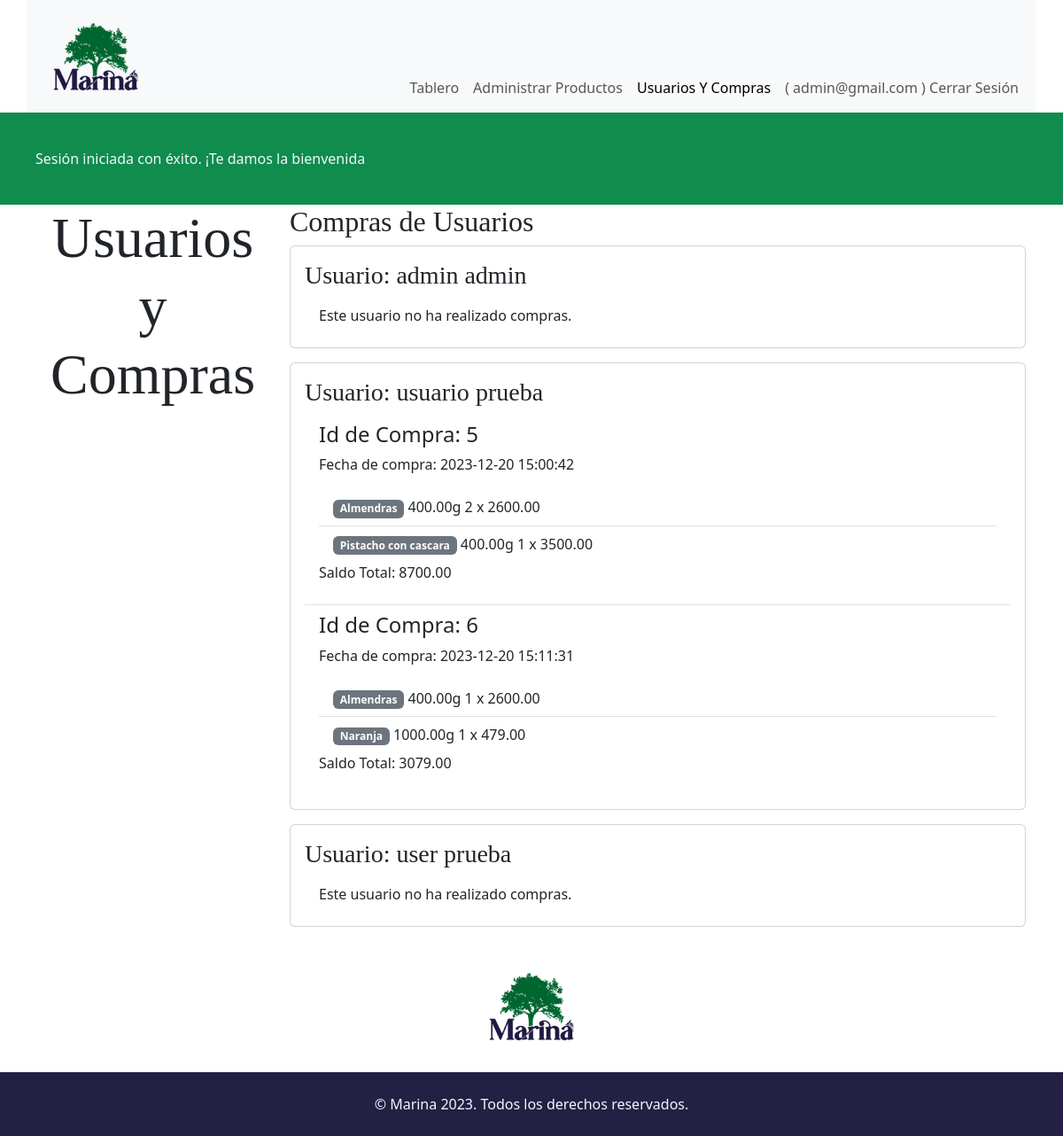
Page /sitio/admin/index.php?section=user-purchases-management (signed in) on the committed database.
### tables this page shows
CREATE TABLE `users` (
  `user_id` int(10) UNSIGNED NOT NULL,
  `role_fk` tinyint(3) UNSIGNED NOT NULL,
  `email` varchar(255) NOT NULL,
  `password` varchar(255) NOT NULL,
  `name` varchar(60) NOT NULL,
  `lastname` varchar(60) NOT NULL
);

CREATE TABLE `purchases` (
  `purchase_id` int(10) UNSIGNED NOT NULL,
  `user_fk` int(10) UNSIGNED NOT NULL,
  `total_amount` decimal(10,2) NOT NULL,
  `purchase_date` datetime NOT NULL
);

CREATE TABLE `purchase_details` (
  `detail_id` int(10) UNSIGNED NOT NULL,
  `purchases_fk` int(10) UNSIGNED NOT NULL,
  `products_fk` int(10) UNSIGNED NOT NULL,
  `quantity` int(11) NOT NULL,
  `price` decimal(10,2) NOT NULL
);

CREATE TABLE `products` (
  `product_id` int(10) UNSIGNED NOT NULL,
  `category_fk` tinyint(3) UNSIGNED NOT NULL,
  `user_fk` int(10) UNSIGNED NOT NULL,
  `name_product` varchar(200) DEFAULT NULL,
  `price` decimal(10,2) DEFAULT NULL,
  `weight` decimal(10,2) DEFAULT NULL,
  `detail_product` text DEFAULT NULL,
  `img` varchar(255) DEFAULT NULL,
  `img_description` varchar(255) DEFAULT NULL,
  `stock` int(11) DEFAULT NULL
);

### sitio/bootstrap/autoload.php (called while the page is built, shortened)
<?php
spl_autoload_register(function(string $className) {
    $className = substr($className, 4);
    $classFile = $className . '.php';
    $classPath = __DIR__ . '/../classes/' . $classFile;
});

### sitio/classes/Authentication/Authentication.php (called while the page is built, shortened)
<?php
class Authentication
{
    protected ?User $user = null;
    public function isAuthenticated(): bool
    {
        return isset($_SESSION['user_id']);
    }
    public function getId(): ?int
    {
        return $this->isAuthenticated() ? $_SESSION['user_id'] : null;
    }
    public function getUser(): ?User
    {
        if(!$this -> user){
            $this -> user = (new User()) -> byId($this -> getId());
        }
        return $this -> user;
    }
}

### sitio/classes/Models/User.php (called while the page is built, shortened)
<?php
class User
{
    protected int $role_fk;
    protected string $email;
    public function byId(string $id): ?self
    {
        $db = DBConexion::getDB();
        $query = "SELECT * FROM users
        WHERE user_id = ?";
        $stmt = $db->prepare($query);
        $stmt->execute([$id]);
        $stmt->setFetchMode(PDO::FETCH_CLASS, self::class);
        $user = $stmt->fetch();
        return $user;
    }
    public function isAdmin(): bool
    {
        return $this->role_fk === 1;
    }
    public function getEmail()
    {
        return $this->email;
    }
}

### sitio/classes/Models/Purchases.php (called while the page is built, shortened)
<?php
class Purchases{
public function getPurchaseDetails(?int $purchaseId): array
{
    $db = DBConexion::getDB();
    $query = "SELECT * FROM purchase_details WHERE purchases_fk = :purchaseId";
    $stmt = $db->prepare($query);
    $stmt->execute(['purchaseId' => $purchaseId]);
    return $stmt->fetchAll(PDO::FETCH_ASSOC);
}
public function getAllUsersWithPurchases(): array
{
    $db = DBConexion::getDB();
    $query = "
        SELECT users.user_id, users.name, users.lastname, purchases.purchase_id, purchases.purchase_date, purchases.total_amount
        FROM users
        LEFT JOIN purchases ON users.user_id = purchases.user_fk
    ";
    $stmt = $db->prepare($query);
    $stmt->execute();
    $result = $stmt->fetchAll(PDO::FETCH_ASSOC);
    $users = [];
    foreach ($result as $row) {
        $userId = $row['user_id'];
        $purchase = [
            'purchase_id' => $row['purchase_id'],
            'purchase_date' => $row['purchase_date'],
            'total_amount' => $row['total_amount'],
        ];
        if (!isset($users[$userId])) {
            $users[$userId] = [
                'user_id' => $userId,
                'name' => $row['name'],
                'lastname' => $row['lastname'],
                'purchases' => [$purchase],
            ];
        } else {
            $users[$userId]['purchases'][] = $purchase;
        }
    }
    return $users;
}
}

### sitio/classes/Models/Product.php (called while the page is built, shortened)
<?php
class Product{
    protected string $name_product = "";
    protected string $weight = "";
    public function byId(int $id): ?self
    {
        $db = DBConexion::getDB();
        $query = "SELECT * FROM products
                WHERE product_id = :id";
        $stmt = $db->prepare($query);
        $stmt->execute(['id' => $id]);
        $stmt->setFetchMode(PDO::FETCH_CLASS, self::class);
        $product = $stmt->fetch();
        return $product;
    }
    public function getName_product()
    {
        return $this->name_product;
    }
    public function getWeight()
    {
        return $this->weight;
    }
}

### sitio/admin/vistas/user-purchases-management.php (the view, shortened to what this page needs)
<?php
$purchases = new Purchases();
$allUserPurchases = $purchases->getAllUsersWithPurchases();
?>
<main class="main-content">
    <section class="container">
        <div class="row g-4">
            <div class="col-lg-3">
                <div class="card-body text-center">
                    <h1 class="mb-1 h title-section-profile">Usuarios y Compras</h1>
                </div>
            </div>
            <div class="col-lg-9">
                <h2 class="h">Compras de Usuarios</h2>
                <div>
                    <?php foreach ($allUserPurchases as $userPurchases) : ?>
                        <div class="card mb-3">
                            <div class="card-body">
                                <h3 class="card-title h">Usuario: <?= $userPurchases['name'] . ' ' . $userPurchases['lastname']; ?></h3>
                                    <ul class="list-group list-group-flush">
                                        <?php foreach ($userPurchases['purchases'] as $purchase) : ?>
                                            <li class="list-group-item">
                                                <?php if (!empty($purchase['purchase_id'])) : ?>
                                                    <h4>Id de Compra: <?= $purchase['purchase_id']; ?></h4>
                                                    <p>Fecha de compra: <?= $purchase['purchase_date'] ?></p>
                                                    <?php
                                                    $details = $purchases->getPurchaseDetails($purchase['purchase_id']);
                                                    if (is_array($details) && count($details) > 0) :
                                                    ?>
                                                        <ul class="list-group list-group-flush">
                                                            <?php foreach ($purchases->getPurchaseDetails($purchase['purchase_id']) as $detail) : ?>
                                                                <li class="list-group-item">
                                                                    <?php
                                                                    $product = new Product();
                                                                    $product = $product->byId($detail['products_fk']);
                                                                    ?>
                                                                    <span class="badge bg-secondary">
                                                                        <?= $product->getName_product(); ?>
                                                                    </span>
                                                                    <?= $product->getWeight(); ?>g <?= $detail['quantity'] ?> x <?= $detail['price'] ?>
                                                                </li>
                                                            <?php endforeach; ?>
                                                        </ul>
                                                    <?php endif; ?>
                                                    <p>Saldo Total: <?= $purchase['total_amount'] ?></p>
                                                <?php else : ?>
                                                    <p class="card-text">Este usuario no ha realizado compras.</p>
                                                <?php endif; ?>
                                            </li>
                                        <?php endforeach; ?>
                                    </ul>
                            </div>
                        </div>
                    <?php endforeach; ?>
                </div>
            </div>
        </div>
    </section>
</main>

### sitio/admin/index.php (shortened to what this page needs)
<?php
$ruta = $_GET['section'] ?? 'home';
$whiteList = [
    'home' => [
        'title' => 'Tablero Principal',
        'requiresAuthentication' => 'true'
    ],
    'user-purchases-management' => [
        'title' => 'Usuarios Y Compras',
        'requiresAuthentication' => 'true'
    ],
    'new-product' => [
        'title' => 'Crear producto',
        'requiresAuthentication' => 'true'
    ],
    'store' => [
        'title' => 'Administración de Productos',
        'requiresAuthentication' => 'true'
    ],
    'delete-product-view' => [
        'title' => 'Eliminar Producto',
        'requiresAuthentication' => 'true'
    ],
    'edit-product-view' => [
        'title' => 'Editar Producto',
        'requiresAuthentication' => 'true'
    ],
    'login-view' => ['title' => 'Ingresar al Panel de Administración'],
    '404' => [
        'title' => 'Página no encontrada',
        'requiresAuthentication' => 'true'
    ],
];
$rutaConfig = $whiteList[$ruta];
$authentication = new Authentication();
$requiresAuthentication = $rutaConfig['requiresAuthentication'] ?? false;
if (
    $requiresAuthentication &&
    (
        !$authentication->isAuthenticated() ||
        !$authentication->getUser()->isAdmin()
    )
) {
    $_SESSION['failMessage'] = "Para acceder a esta sección se requiere iniciar sesión como Administrador.";
    header("Location: index.php?section=login-view");
    exit;
}
$paginaActual = $rutaConfig['title'];
function activeNavBar($nombre, $paginaActual)
{
    return ($paginaActual == $nombre) ? 'active' : '';
}
?>
<!DOCTYPE html>
<html lang="es">
<head>
    <link href="https://cdn.jsdelivr.net/npm/bootstrap@5.3.2/dist/css/bootstrap.min.css" rel="stylesheet">
    <link rel="stylesheet" href="../styles/styles.css">
    <link rel="stylesheet" href="https://cdn.jsdelivr.net/npm/bootstrap-icons@1.11.1/font/bootstrap-icons.css">
</head>
<body>
    <header>
        <nav class="navbar navbar-expand-lg bg-body-tertiary container">
            <div class="container-fluid align-items-end">
                <a class="navbar-brand <?php echo activeNavBar('Página Principal', $paginaActual) ?>" href="index.php?section=home">
                    <img src="../images/logo.png" alt="Logotipo de la tienda Marina" class="d-inline-block align-text-top logo mx-3">
                </a>
                <div class="collapse navbar-collapse justify-content-end" id="navbarNav">
                    <?php
                    if ($authentication->isAuthenticated() && $authentication ->getUser()->isAdmin()) :
                    ?>
                        <ul class="navbar-nav">
                            <li class="nav-item">
                                <a class="nav-link <?php echo activeNavBar('Tablero Principal', $paginaActual) ?>" aria-current="page" href="index.php?section=home">Tablero</a>
                            </li>
                            <li class="nav-item ">
                                <a class="nav-link <?php echo activeNavBar('Tienda',  $paginaActual) ?>" href="index.php?section=store">Administrar Productos</a>
                            </li>
                            <li class="nav-item ">
                                <a class="nav-link <?php echo activeNavBar('Usuarios Y Compras',  $paginaActual) ?>" href="index.php?section=user-purchases-management">Usuarios Y Compras</a>
                            </li>
                            <li>
                                <form action="acciones/log-out.php" method="post">
                                    <button type="submit" class="nav-link">(
                                        <?= $authentication->getUser()->getEmail(); ?> ) Cerrar Sesión</button>
                                </form>
                            </li>
                        </ul>
                    <?php
                    endif;
                    ?>
                </div>
            </div>
        </nav>
    </header>
    <div>
        <?php
        if (isset($_SESSION['successMessage'])) : ?>
            <div class="msg-success"><?= $_SESSION['successMessage']; ?></div>
        <?php
        endif;
        ?>
    </div>
    <?php
    require __DIR__ . '/vistas/' . $ruta . '.php';
    ?>
    <footer class="d-flex flex-column align-items-center">
        <div>
            <img src="../images/logo.png" alt="logo Marina" class="logo">
        </div>
        <div class="p-footer">
            <p class="text-center">© Marina 2023. Todos los derechos reservados.</p>
        </div>
    </footer>
</body>
</html>

### sitio/styles/styles.css (style rules this page uses)
.h { font-family: 'Playfair Display', serif; }
footer :first-child { margin: 1vw; }
.p-footer { background-color: #232043; color: aliceblue; width: 100%; padding: 1vw; }
ul { list-style-type: none; padding-left: 0%; }
.msg-success { background-color: #108c4c; padding: 5vh; color: aliceblue; }
@media only screen and (min-width: 1025px) { .logo { height: 100px; } }
@media only screen and (min-width: 1025px) { .title-section-profile { font-size: 4rem; } }

### rows in the picture
users: email "admin@gmail.com"
purchases: purchase_id "5", purchase_date "2023-12-20 15:00:42", total_amount "8700.00"
purchase_details: products_fk.name_product "Almendras", products_fk.weight "400.00", quantity "2", price "2600.00"
purchase_details: products_fk.name_product "Pistacho con cascara", products_fk.weight "400.00", quantity "1", price "3500.00"
purchases: purchase_id "6", purchase_date "2023-12-20 15:11:31", total_amount "3079.00"
purchase_details: products_fk.name_product "Almendras", products_fk.weight "400.00", quantity "1", price "2600.00"
purchase_details: products_fk.name_product "Naranja", products_fk.weight "1000.00", quantity "1", price "479.00"
users: name "user", lastname "prueba"

### other values in the picture
$_SESSION['successMessage'] "Sesión iniciada con éxito. ¡Te damos la bienvenida"
$userPurchases['name'] "admin"
$userPurchases['lastname'] "admin"
$userPurchases['name'] "usuario"
$userPurchases['lastname'] "prueba"
